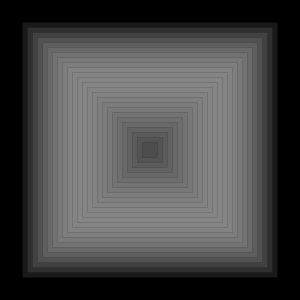
Frame 1 (no input)
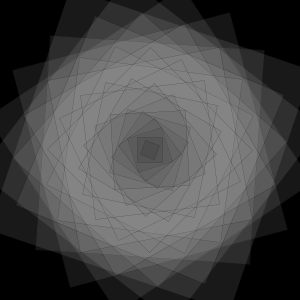
Frame 60 (the mouse pressed at the canvas centre just before this capture)
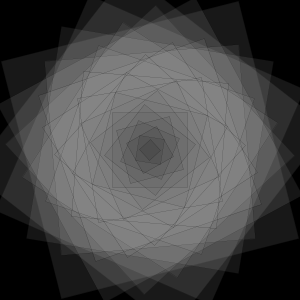
Frame 120 (the mouse held since frame 60 and released just before this capture)

The Processing sketch that drew these frames (run headless with seeded random() and noise(); from frame 60 on, the mouse is pressed at the canvas centre):

// Processing sketch: processing_62856
// ── processing_62856.pde

void setup()
{
  size(300, 300);
  background(0);
  smooth();
  frameRate(60);
}

float angle;

void draw()
{
  background(0);
  translate(width/2, height/2);
  rectMode(CENTER);
  fill(255);
  for (int i = 255; i >10; i-=10)
  {
    rotate(radians(angle)/PI);
    strokeWeight(0.1);
    stroke(0);
    fill(i, 25);
    rect(0, 0, i, i);
  }
  angle += 1;
}

void keyPressed()
{
  save("file.png");
}
